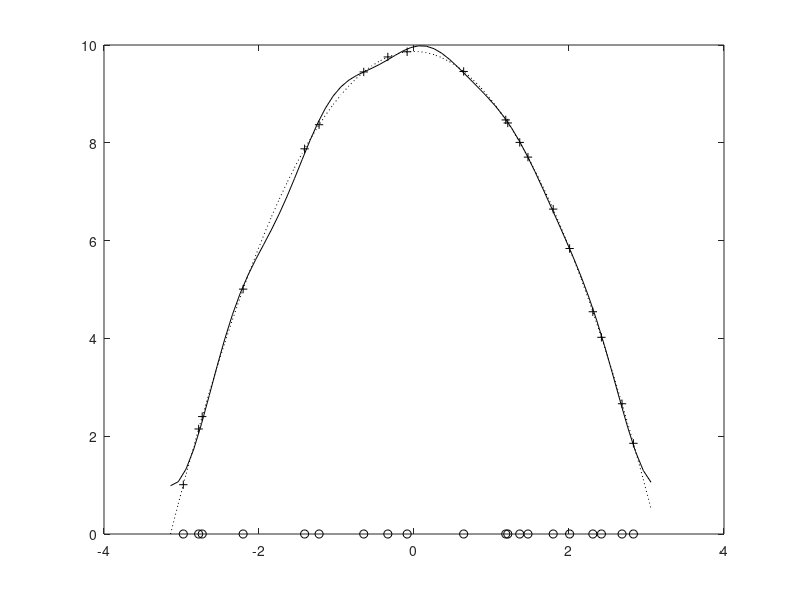
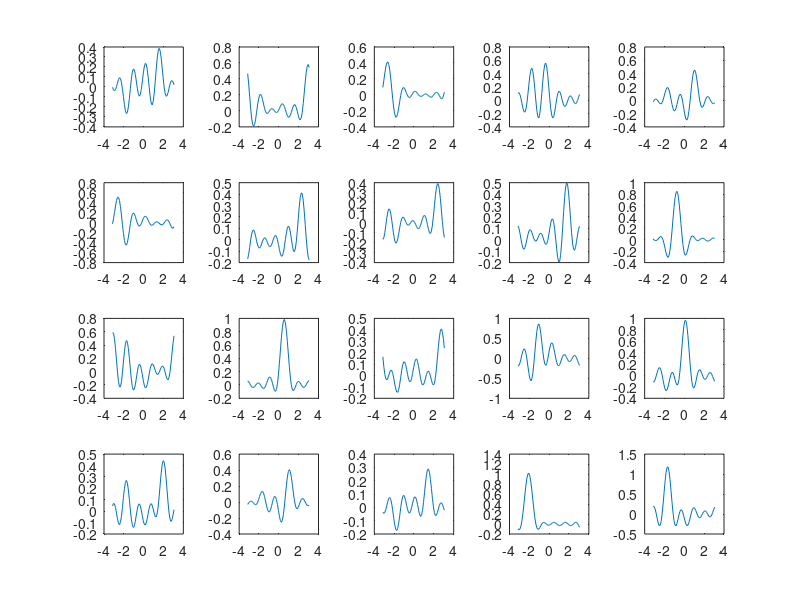

The MATLAB source for these figures, in order:
% Interpolate samples on a random grid

kmax = 5;   R = 20;
k = -kmax:kmax;
x = pi*(2*rand(1,R)-1).'; xg = (-pi:0.1:pi).';
A = exp(1i*x*k);    Ag = exp(1i*xg*k);
f = (x+pi).*(pi-x); fg = (xg+pi).*(pi-xg);
itp = Ag*pinv(A, 0.1);

figure
plot(x, zeros(size(x)), 'ok', x, f, '+k', xg, fg, ':k', xg, real(itp*f), '-k')

figure
for r=1:R
    subplot(4,5,r)
    plot(xg, real(itp(:,r)))
end